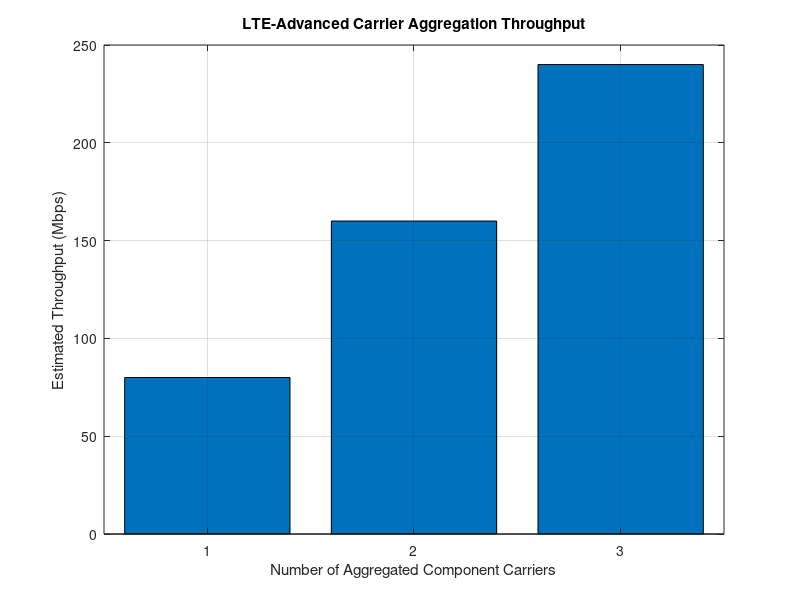

Here is the MATLAB script that generated this plot:
clc;
clear;
close all;

% LTE-Advanced Carrier Aggregation

BWcc = 20;              % MHz per component carrier
SE = 4;                 % Spectral efficiency (bits/s/Hz)

CC = [1 2 3];           % Number of component carriers

% Aggregated bandwidth
AggBW = BWcc .* CC;     % MHz

% Estimated throughput
Throughput = AggBW .* SE;   % Mbps

% Display results
disp('CC   Aggregated BW (MHz)   Estimated Throughput (Mbps)');
disp([CC' AggBW' Throughput']);

% Plot throughput
figure;
bar(CC, Throughput);
grid on;

xlabel('Number of Aggregated Component Carriers');
ylabel('Estimated Throughput (Mbps)');
title('LTE-Advanced Carrier Aggregation Throughput');
